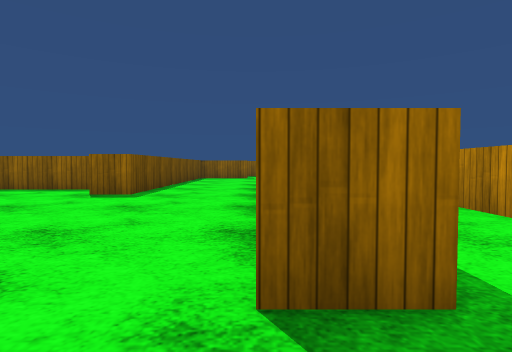
[1] (above)

19 first-person views from a walk through a Unity game level. The camera is 0.72 m above the floor, tilts 2° down and sees 80° across. The floor is counted in squares, 1 m on a side. Each view is taken from the middle of a square. On the plan, view 1 faces up. The plan holds only what a view shows up to about 10 squares ahead; the rest is blank. The place goes on beyond the plan. Surface patterns are stand-ins for the level's own textures.

[2]
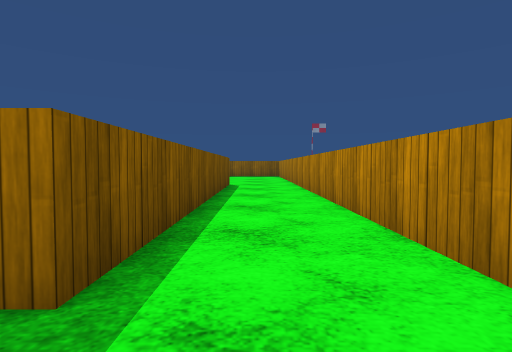

[3]
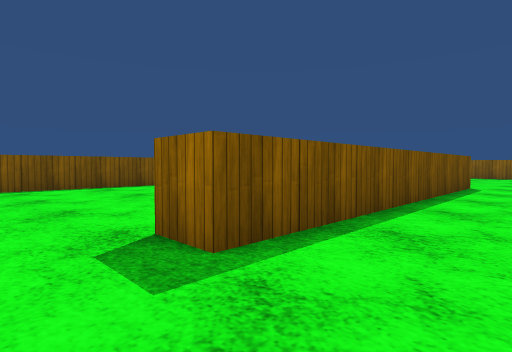

[4]
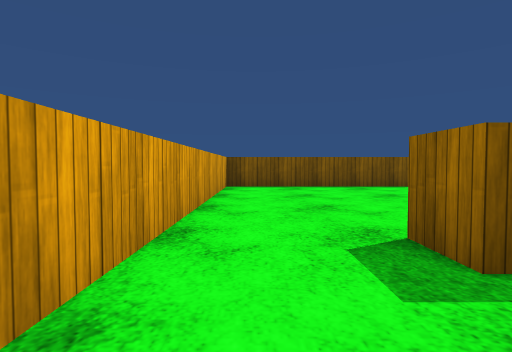

[5]
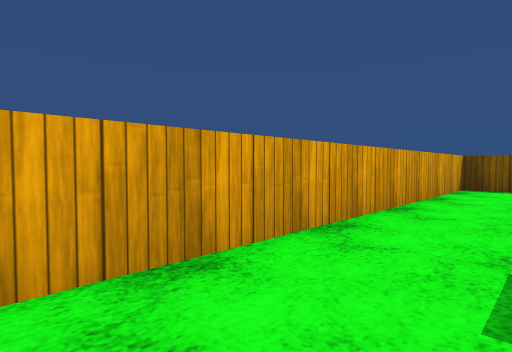

[6]
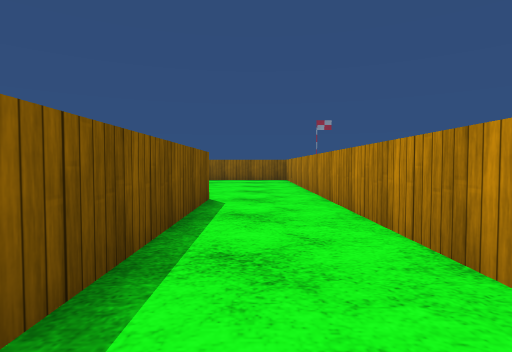

[7]
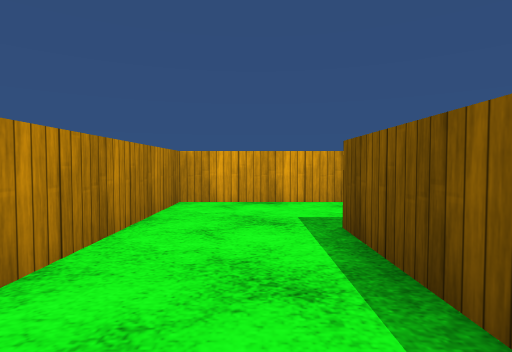

[8]
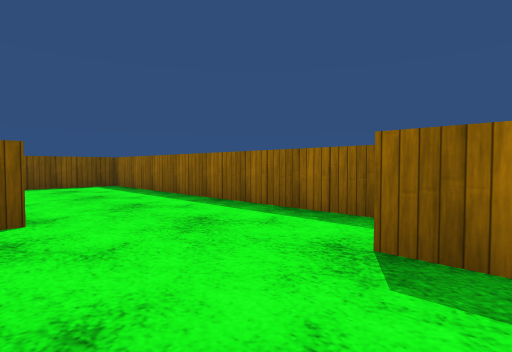

[9]
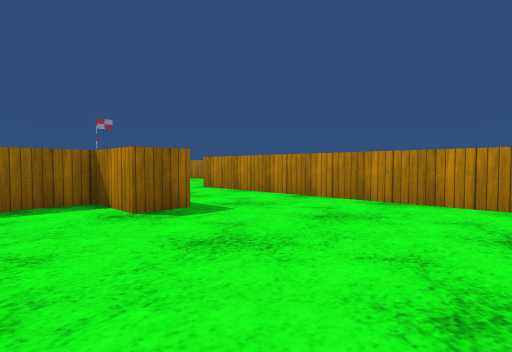

[10]
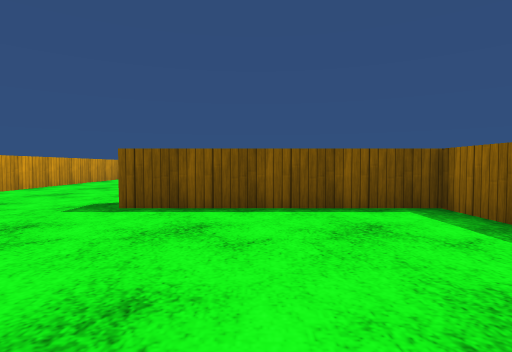

[11]
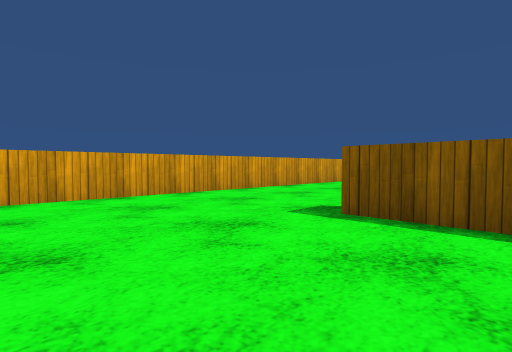

[12]
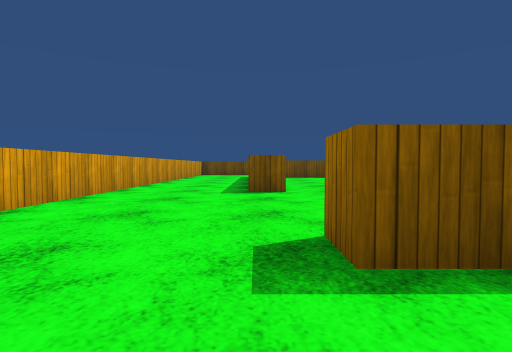

[13]
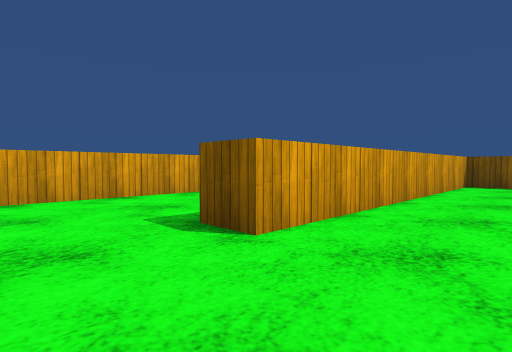

[14]
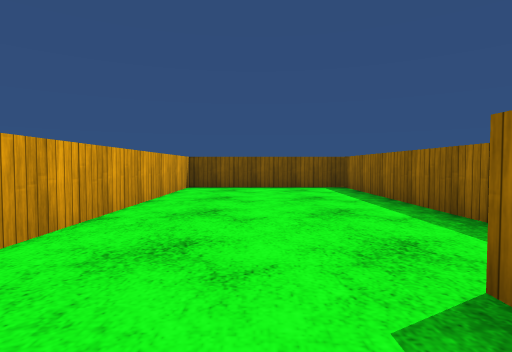

[15]
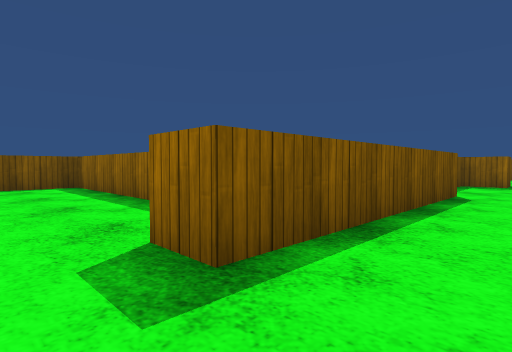

[16]
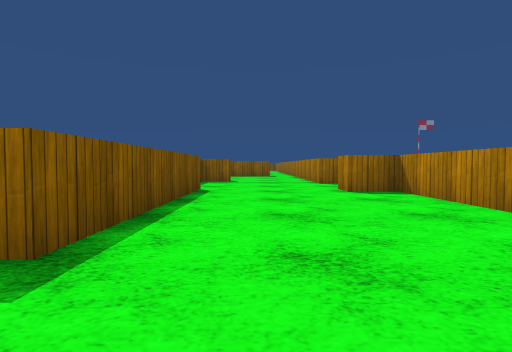

[17]
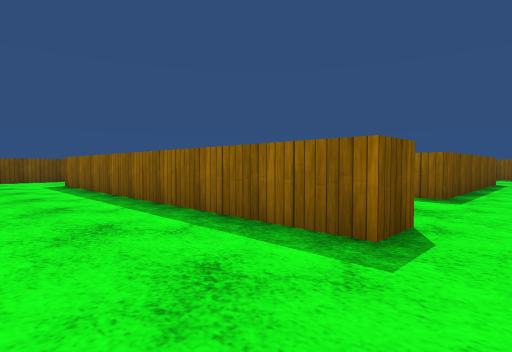

[18]
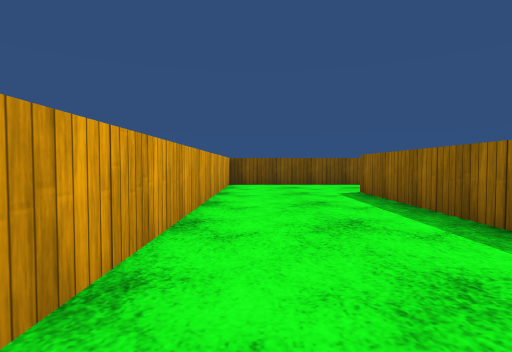

[19]
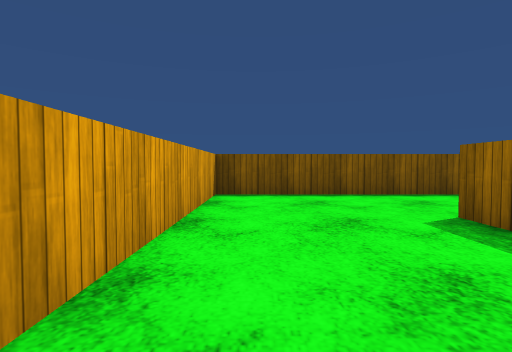

### Floor plan
Points are (right, up) in squares from view 1. A wall is a line through its corners. A room is listed if a view was taken in it or the views show most of it. See-through windows are left out.
Room 1 (views 1, 2, 3, 4, 5, 6, 7)
walls: (-0.5, -1) (3.5, -1) (3.5, 11.5); (1, 11.5) (1, 1.5) (0, 1.5)
ways out: opening at (0.5, 0.5) to room 2
Room 2 (views 8, 9, 10, 11, 12, 13, 14, 15, 16, 17, 18, 19)
walls: (-15.1, 9.6) (-15.1, 11.5); (-20.7, 11.5) (-20.7, 7.3) (-21.8, 7.3); (-23.8, 8.9) (-30, 8.9) (-30, 3.8) (-20.2, 3.8) (-20.2, 2.8) (-31.2, 2.8); (-7.4, 3.8) (-7.4, -1) (-0.5, -1); (-3.1, 10) (-3.1, 7.5) (-4.1, 7.5) (-4.1, 9.1) (-14.1, 9.1) (-14.1, 3.7) (-15.1, 3.7); (0, 3.5) (0, 11.1); (-34.5, 5.1) (-34.5, -1) (-10.5, -1)
ways out: opening at (0.5, 0.5) to room 1; opening at (-22.5, 9.5)

Where each view was taken, in squares from view 1:
view 1: 0 up, 0 right, facing up
view 2: 0 up, 2 right, facing up
view 3: 0 up, 3 right, facing up-left
view 4: 0 up, 3 right, facing left
view 5: 1 up, 3 right, facing down-left
view 6: 5 up, 2 right, facing up
view 7: 5 up, 2 right, facing down
view 8: 5 up, 3 left, facing up-left
view 9: 3 up, 6 left, facing up-right
view 10: 6 up, 9 left, facing left
view 11: 6 up, 10 left, facing down-left
view 12: 3 up, 12 left, facing left
view 13: 6 up, 18 left, facing down-left
view 14: 6 up, 20 left, facing left
view 15: 6 up, 19 left, facing up-left
view 16: 5 up, 19 left, facing up
view 17: 0 up, 19 left, facing up-left
view 18: 0 up, 23 left, facing left
view 19: 0 up, 27 left, facing left
